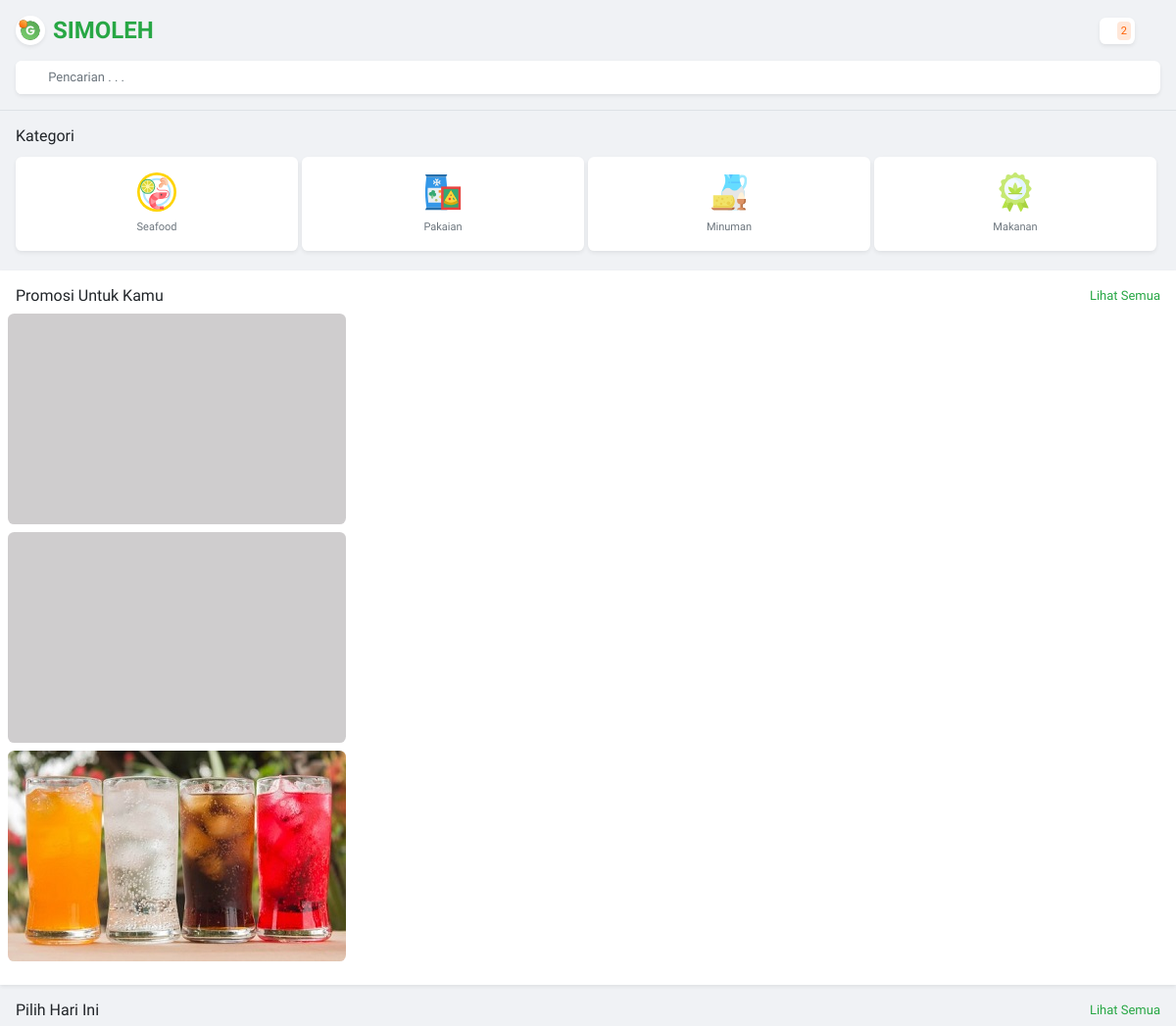
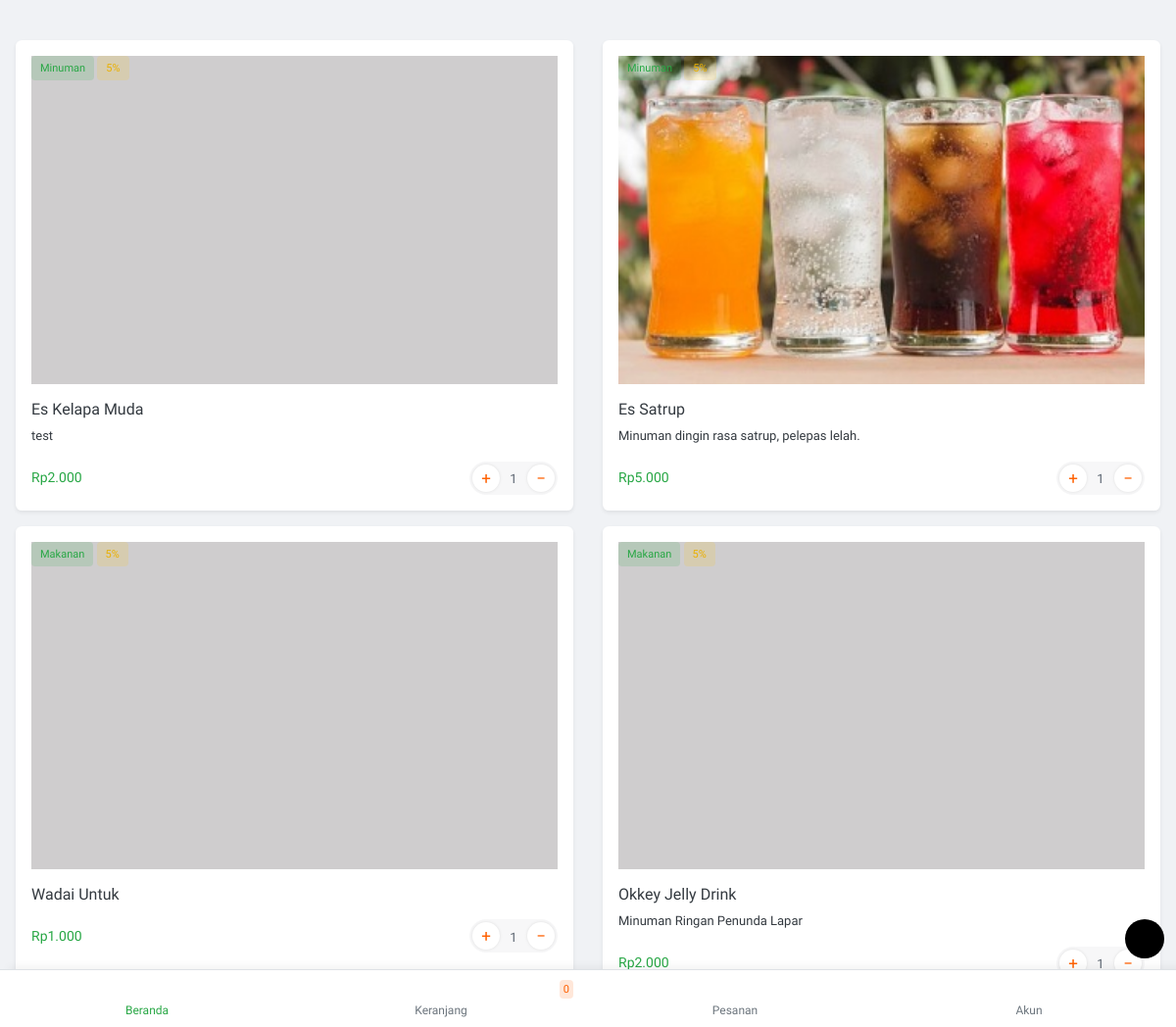
The page / on the database its author committed (2 pictures, top to bottom).
### tables this page shows
CREATE TABLE `tb_kategori` (
  `id_kategori` int(11) NOT NULL,
  `nama_kategori` varchar(50) NOT NULL,
  `slug` varchar(50) NOT NULL,
  `icon` varchar(20) NOT NULL
);

CREATE TABLE `tb_produk` (
  `id_produk` int(11) NOT NULL,
  `id_kategori` int(11) NOT NULL,
  `nama_produk` varchar(50) NOT NULL,
  `harga` varchar(50) NOT NULL,
  `harga_promosi` varchar(50) NOT NULL,
  `deskripsi` text NOT NULL,
  `gambar` varchar(100) NOT NULL,
  `promosi` int(11) NOT NULL,
  `terlaris` int(11) NOT NULL
);

### application/controllers/beranda.php (called while the page is built, shortened)
<?php
class Beranda extends CI_Controller {
	function __construct(){
		$this->load->model('mberanda');
	}
	public function index()
	{
		$data['data_kategori'] = $this->mberanda->get_kategori();
		$data['data_promosi'] = $this->mberanda->get_promosi();
		$this->load->view('tema/head');
		$this->load->view('beranda',$data);
		$this->load->view('tema/menu');
		$this->load->view('tema/footer');
	}
}

### index.php (called while the page is built, shortened)
<?php
require_once BASEPATH.'core/CodeIgniter.php';

### application/models/mberanda.php (called while the page is built, shortened)
<?php if ( ! defined('BASEPATH')) exit('No direct script access allowed');
class Mberanda extends CI_Model {
public function get_kategori()
	{
		$query = $this->db->query("SELECT * FROM `tb_kategori` ORDER BY `tb_kategori`.`id_kategori` DESC");
		return $query;
	}
public function get_promosi()
	{
		$query = $this->db->query("SELECT * FROM `tb_produk` WHERE promosi=1");
		return $query;
	}
}

### application/views/beranda.php (the view)
<div class="osahan-home-page">
   <div class="border-bottom p-3">
      <div class="title d-flex align-items-center">
         <a href="home.html" class="text-decoration-none text-dark d-flex align-items-center">
            <img class="osahan-logo mr-2" src="img/logo.svg">
            <h4 class="font-weight-bold text-success m-0">SIMOLEH</h4>
         </a>
         <p class="ml-auto m-0">
            <a href="notification.html" class="text-decoration-none bg-white p-1 rounded shadow-sm d-flex align-items-center">
            <i class="text-dark icofont-notification"></i>
            <span class="badge badge-danger p-1 ml-1 small">2</span>
            </a>
         </p>
         <a class="toggle ml-3" href="#"><i class="icofont-navigation-menu"></i></a>
      </div>
      <a href="<?= site_url()?>pencarian" class="text-decoration-none">
         <div class="input-group mt-3 rounded shadow-sm overflow-hidden bg-white">
            <div class="input-group-prepend">
               <button class="border-0 btn btn-outline-secondary text-success bg-white"><i class="icofont-search"></i></button>
            </div>
            <input type="text" class="shadow-none border-0 form-control pl-0" placeholder="Pencarian . . ." aria-label="" aria-describedby="basic-addon1">
         </div>
      </a>
   </div>
   <div class="osahan-body">
      <div class="p-3 osahan-categories">
         <h6 class="mb-2">Kategori</h6>
      <?php $chunks = array_chunk($data_kategori->result(), 4); ?>
         <?php foreach ($chunks as $data_chunk): ?>
          <div class="row m-0">
         		<?php foreach ($data_chunk as $key => $data): ?>
              <div class="col pl-0 pr-1 py-1">
                 <div class="bg-white shadow-sm rounded text-center  px-2 py-3 c-it">
                    <a href="<?= base_url('')?>beranda/kategori/<?= strtolower($data->nama_kategori); ?>">
                       <img src="<?php echo base_url()?>file/<?php echo $data->icon; ?>" class="img-fluid px-2">
                       <p class="m-0 pt-2 text-muted text-center"><?= $data->nama_kategori; ?></p>
                    </a>
                 </div>
              </div>
          	<?php endforeach;?>
           </div>
         <?php endforeach;?>
      </div>
      <div class="py-3 bg-white osahan-promos shadow-sm">
         <div class="d-flex align-items-center px-3 mb-2">
            <h6 class="m-0">Promosi Untuk Kamu</h6>
            <a href="promos.html" class="ml-auto text-success">Lihat Semua</a>
         </div>
         <div class="promo-slider">
            <?php foreach ($data_promosi->result() as $data): ?>
            <div class="osahan-slider-item m-2">
               <a href=""><img src="<?= base_url()?>file/<?php echo $data->gambar; ?>" class="img-fluid mx-auto rounded" alt="<?= $data->nama_produk; ?>"></a>
            </div>
            <?php endforeach;?>
         </div>
      </div>
      <div class="title d-flex align-items-center mb-3 mt-3 px-3">
         <h6 class="m-0">Pilih Hari Ini</h6>
         <a class="ml-auto text-success" href="picks_today.html">Lihat Semua</a>
      </div>
      <div class="pick_today px-3">
         <?php $a=1; foreach ($data_kategori->result() as $data): ?>
         <div class="row <?php if ($a>=2) { echo "pt-3"; }?>">
            <?php
            $id_kategori = $data->id_kategori;
            $data_produk = $this->db->query("SELECT * FROM `tb_produk` JOIN tb_kategori ON tb_produk.id_kategori=tb_kategori.id_kategori WHERE tb_produk.id_kategori='$id_kategori' LIMIT 2");
            foreach ($data_produk->result() as $data_p): ?>
            <div class="col-6">
               <div class="list-card bg-white h-100 rounded overflow-hidden position-relative shadow-sm">
                  <div class="list-card-image">
                     <a href="product_details.html" class="text-dark">
                        <div class="member-plan position-absolute">
                           <span class="badge mt-3 mb-3 ml-3 badge-success"><?= $data_p->nama_kategori; ?></span>
                           <span class="badge badge-warning">5%</span>
                        </div>
                        <div class="p-3">
                           <img src="<?= base_url()?>file/<?= $data_p->gambar;?>" class="img-fluid item-img w-100 mb-3">
                           <h6><?= $data_p->nama_produk; ?></h6>
                           <p><?= $data_p->deskripsi; ?></p>
                           <div class="d-flex align-items-center">
                              <h6 class="price m-0 text-success"><?= "Rp" . number_format($data_p->harga,0,',','.'); ?></h6>
                     <a class="ml-auto" href="cart.html">
                     <div class="input-group input-spinner ml-auto cart-items-number">
                     <div class="input-group-prepend">
                     <button class="btn btn-success btn-sm" type="button" id="button-plus"> + </button>
                     </div>
                     <input type="text" class="form-control" value="1">
                     <div class="input-group-append">
                     <button class="btn btn-success btn-sm" type="button" id="button-minus"> − </button>
                     </div>
                     </div>
                     </a>
                     </div>
                     </div>
                     </a>
                  </div>
               </div>
            </div>
            <?php endforeach;?>
         </div>
         <?php $a++; endforeach;?>
      </div>
      <div class="title d-flex align-items-center p-3">
      </div>
   </div>
</div>

### application/views/tema/head.php (shortened to what this page needs)
<!DOCTYPE html>
<html lang="en">
<head>
	<link rel="stylesheet" type="text/css" href="<?php echo base_url() ?>assets2/vendor/slick/slick.min.css"/>
	<link rel="stylesheet" type="text/css" href="<?php echo base_url() ?>assets2/vendor/slick/slick-theme.min.css"/>
	<link href="<?php echo base_url() ?>assets2/vendor/icons/icofont.min.css" rel="stylesheet" type="text/css">
	<link href="<?php echo base_url() ?>assets2/vendor/bootstrap/css/bootstrap.min.css" rel="stylesheet">
	<link href="<?php echo base_url() ?>assets2/vendor/snackbar/snackbar.min.css" rel="stylesheet">
	<link href="<?php echo base_url() ?>assets2/css/style.css" rel="stylesheet">
	<link href="<?php echo base_url() ?>assets2/vendor/sidebar/demo.css" rel="stylesheet">
</head>
<body class="fixed-bottom-padding">
<div class="theme-switch-wrapper"
	 style="display: <?php echo ($this->uri->segment(2) === 'alamatpeta' || $this->uri->segment(2) === 'checkout' || $this->uri->segment(2) === 'proses') ? 'none' : 'block' ?>">
	<label class="theme-switch" for="checkbox">
		<i class="icofont-moon"></i>
	</label>
</div>

### application/views/tema/menu.php
<div class="osahan-menu-fotter fixed-bottom bg-white text-center border-top">
	<div class="row m-0">
		<a href="<?= base_url() ?>beranda"
		   class="text-muted col small text-decoration-none p-2 <?php if ($this->session->userdata('menu') == 'beranda') {
			   echo "selected";
		   } ?>">
			<p class="h5 m-0"><i class="<?php if ($this->session->userdata('menu') == 'beranda') {
					echo "text-success";
				} ?> icofont-grocery"></i></p>
			Beranda
		</a>
		<a style="position: relative" href="<?= base_url() ?>keranjang"
		   class="text-muted col small text-decoration-none p-2 <?php if ($this->session->userdata('menu') == 'keranjang') {
			   echo "selected";
		   } ?>">
			<p class="h5 m-0"><i class="icofont-cart"></i></p>
			Keranjang
			<div style="position: absolute;top:10px;right: 15px" class="badge badge-danger p-1 ml-1 small"
				 id="cart-item-count">0
			</div>
		</a>
		<a href="<?= base_url() ?>pesanan"
		   class="text-muted col small text-decoration-none p-2 <?php if ($this->session->userdata('menu') == 'pesanan') {
			   echo "selected";
		   } ?>">
			<p class="h5 m-0"><i class="icofont-bag"></i></p>
			Pesanan
		</a>
		<a href="<?= base_url() ?>akun"
		   class="text-muted col small text-decoration-none p-2 <?php if ($this->session->userdata('menu') == 'akun') {
			   echo "selected";
		   } ?>">
			<p class="h5 m-0"><i class="icofont-user"></i></p>
			Akun
		</a>
	</div>
</div>

### application/views/tema/footer.php (shortened to what this page needs)
</body>
</html>

### assets2/css/style.css (style rules this page uses)
body { font-family: 'Ubuntu', sans-serif; font-size: 13px; background-color: #f0f2f5; }
.small, small { font-size: 12px; }
div,a { outline: none !important; text-decoration: none !important; }
a.selected { color: #28a745 !important; }
.fixed-bottom-padding { padding-bottom: 59px; }
.fixed-bottom { border-radius: 0px; box-shadow: 10px -1px 10px rgba(0, 0, 0, .075); height: 59px; }
.osahan-logo { height: 30px; box-shadow: 0 .125rem .25rem rgba(0,0,0,.075)!important; border-radius: 17px; }
.cart-items-number .form-control { max-width: 30px; text-align: center; padding: 0px; height: 30px; border: none !important; background: transparent; color: #5d6671; }
.cart-items-number .btn { width: 28px; background: #fff; height: 28px; border-radius: 50px !important; color: #ff6000; font-size: 17px; box-shadow: 0px 0px 3px #dedede; line-height: 18px; text-align: center; padding: 0px; margin: 0px !important; display: flex; align-items: center; justify-content: center; border: none !important; }
.cart-items-number .input-group-prepend { height: 28px; width: 28px; }
.cart-items-number .input-group-append { height: 28px; width: 28px; }
.cart-items-number { border-radius: 50px; padding: 3px; background: #f7f7f8; width: 90px; height: 34px; }
.list-card-image .price { font-size: 14px; }
.c-it p { font-size: 11px; overflow: hidden; text-overflow: ellipsis; }
.c-it img { height: 40px; }
.btn-success { background: #28a745; background: -moz-linear-gradient(-45deg, #28a745 0%, #5ad363 100%); background: -webkit-linear-gradient(-45deg, #28a745 0%,#5ad363 100%); background: linear-gradient(135deg, #28a745 0%,#5ad363 100%); filter: progid:DXImageTransform.Microsoft.gradient( startColorstr='#28a745', endColorstr='#5ad363',GradientType=1 ); ; }
label { margin: 0 0 2px 0; font-size: 12px; color: #4a4949; }
.form-control { border-bottom: 1px solid #cacdd0; border-top: 0px; border-left: 0px; border-right: 0px; background-color: transparent; border-radius: 0px; font-size: 13px; box-shadow: none !important; }
.input-group .btn { border-right: none; border-left: none; border-top: none; border-radius: 0px; border-bottom: 1px solid #cacdd0; }
.btn { font-size: 13px; }
.badge { font-size: 11px; padding: 7px 9px; font-weight: 500; }
.badge-success { color: #28a745; background-color: rgb(40 167 69 / 15%); }
.badge-warning { color: #eab002; background-color: rgb(255 193 7 / 15%); }
.badge-danger { color: #ff6000; background-color: rgb(255 96 0 / 15%); }
.rounded { border-radius: .40rem!important; }
.theme-switch-wrapper { position: fixed; bottom: 12px; right: 12px; z-index: 99999; width: 40px; height: 40px; border-radius: 50px; display: flex; align-items: center; justify-content: center; cursor: pointer; }
.fixed-bottom-padding .theme-switch-wrapper { bottom: 70px; }
.theme-switch { width: 40px; height: 40px; background: #000; color: #fff; border-radius: 50px; font-size: 20px; margin: 0px; display: flex; align-items: center; justify-content: center; cursor: pointer; }

### application/views/tema/head.php (style rules this page uses)
html, body, #map_canvas { width: 100%; height: 100%; margin: 0; padding: 0; }

### rows shown on the page
tb_kategori: icon (picture), nama_kategori "Seafood"
tb_kategori: icon (picture), nama_kategori "Pakaian"
tb_kategori: icon (picture), nama_kategori "Minuman"
tb_kategori: icon (picture), nama_kategori "Makanan"
tb_produk: gambar (picture), id_kategori.nama_kategori "Makanan", nama_produk "Okkey Jelly Drink", deskripsi "Minuman Ringan Penunda Lapar", harga "2.000"
tb_produk: gambar (picture), id_kategori.nama_kategori "Minuman", nama_produk "Es Kelapa Muda", deskripsi "test", harga "2.000"
tb_produk: gambar (picture), id_kategori.nama_kategori "Minuman", nama_produk "Es Satrup", deskripsi "Minuman dingin rasa satrup, pelepas lelah.", harga "5.000"
tb_produk: id_kategori.nama_kategori "Makanan", gambar (picture), nama_produk "Wadai Untuk", harga "1.000"
